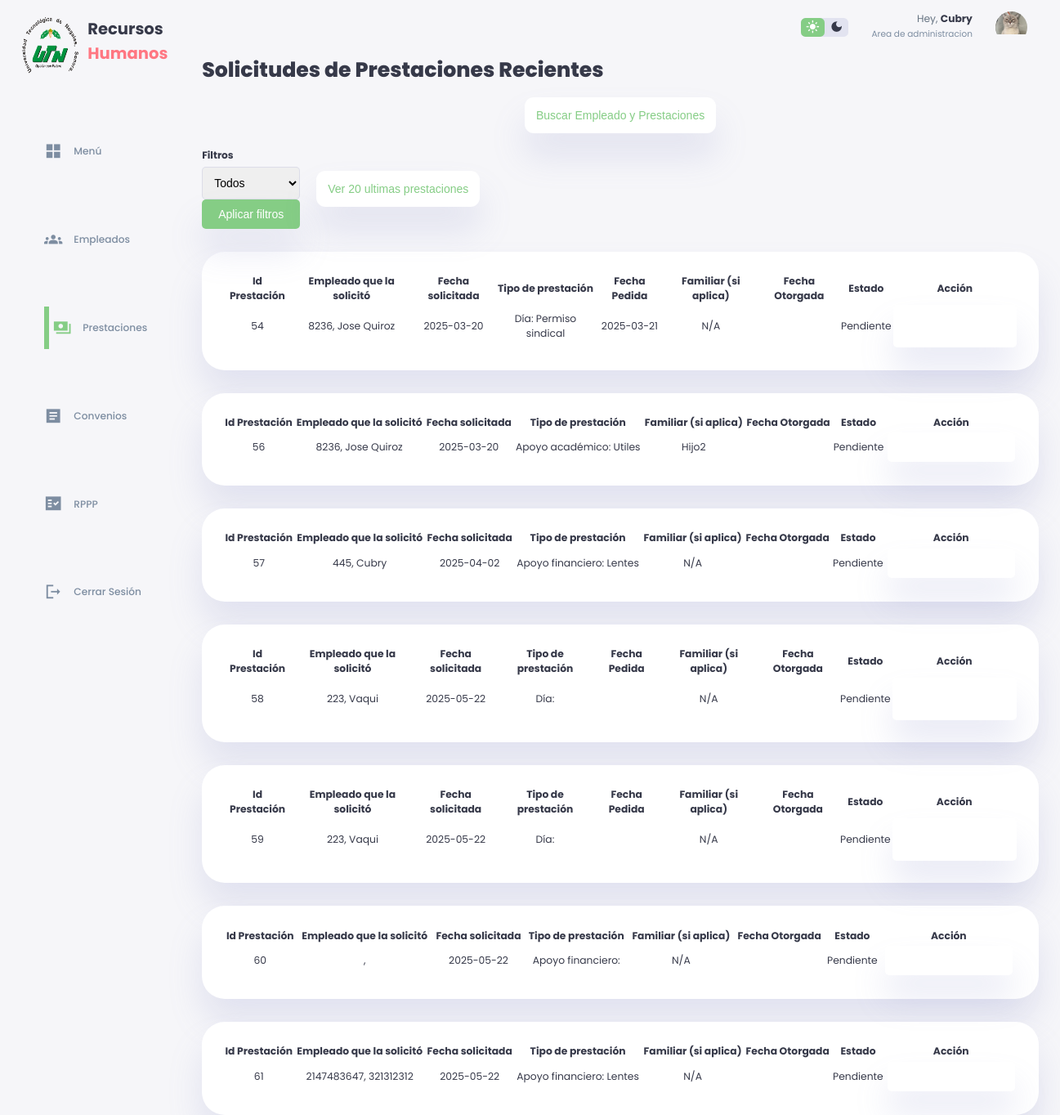
Before: /solicitudesprestaciones.php (signed in) with the older database file.
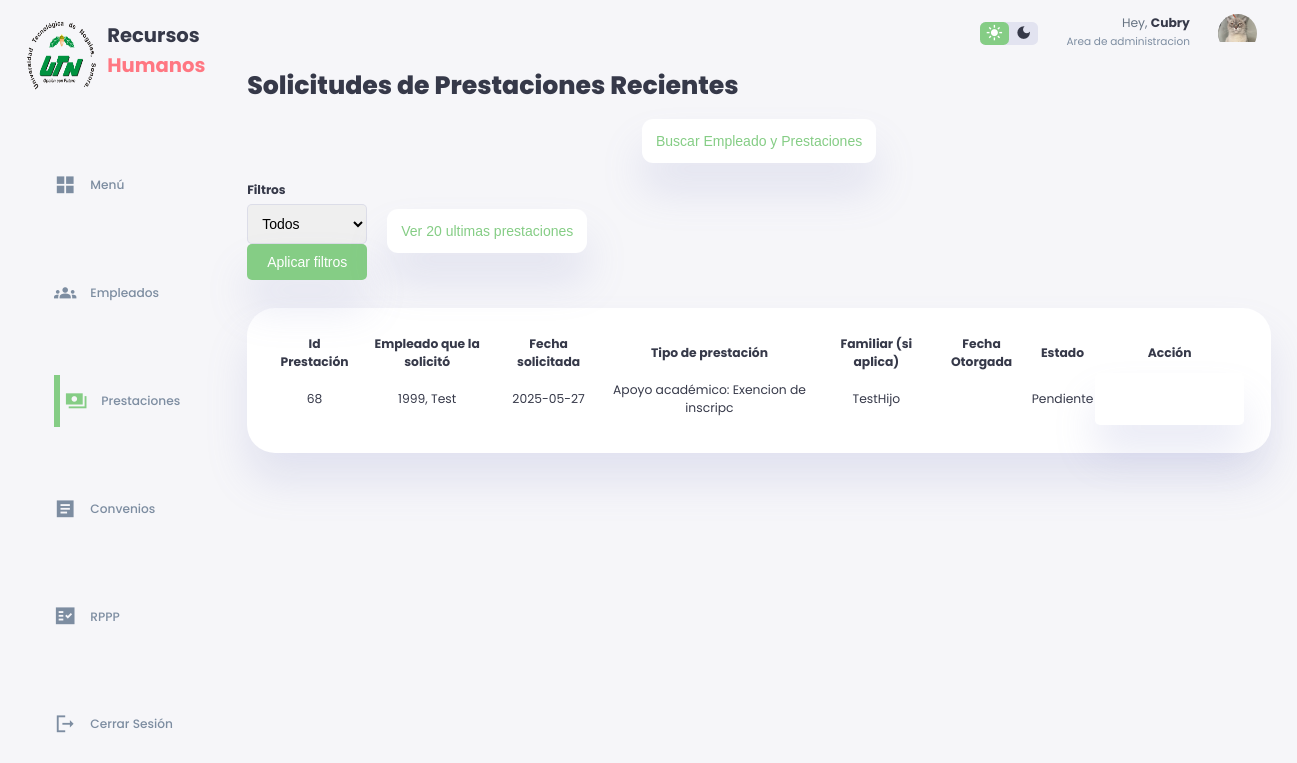
After: the same page with the newer database file.
### tables this page shows
CREATE TABLE `prestacion` (
  `Id_Prestacion` int(11) NOT NULL,
  `Fecha_Solicitada` date NOT NULL DEFAULT current_timestamp(),
  `Fecha_Otorgada` date DEFAULT NULL,
  `Tipo` varchar(40) NOT NULL,
  `Estado` varchar(15) DEFAULT NULL
);

CREATE TABLE `empleado_prestacion` (
  `Numero_Empleado` int(11) NOT NULL,
  `Id_Prestacion` int(11) NOT NULL,
  `Tipo` varchar(40) NOT NULL,
  `Fecha_Solicitada` date NOT NULL DEFAULT current_timestamp(),
  `Fecha_Otorgada` date DEFAULT NULL
);

CREATE TABLE `empleado` (
  `Numero_Empleado` int(20) NOT NULL,
  `Nombre_Empleado` varchar(30) NOT NULL,
  `Contraseña_Empleado` varchar(20) DEFAULT '',
  `Area` varchar(30) NOT NULL,
  `Edad` int(3) NOT NULL,
  `Genero` varchar(12) NOT NULL,
  `Titulo` varchar(50) NOT NULL,
  `Fecha_Ingreso` date NOT NULL DEFAULT current_timestamp(),
  `Direccion` varchar(200) NOT NULL,
  `Telefono` varchar(12) NOT NULL,
  `Discapacidad` varchar(50) NOT NULL DEFAULT 'N/A',
  `Estado` varchar(30) NOT NULL DEFAULT 'Activo',
  `Dias_Extras` int(2) NOT NULL DEFAULT 0,
  `Dias` int(2) NOT NULL DEFAULT 24
);

CREATE TABLE `prestacion_dias` (
  `Id_Prestacion` int(11) NOT NULL,
  `Numero_Empleado` int(11) NOT NULL,
  `Fecha_Solicitada` date NOT NULL,
  `Dia_extra` tinyint(1) NOT NULL,
  `Motivo` text DEFAULT NULL
);

CREATE TABLE `prestacion_apoyoacademico` (
  `Id_Prestacion` int(11) NOT NULL,
  `Numero_Empleado` int(11) NOT NULL,
  `Id_Familiar` int(11) NOT NULL,
  `Nivel_Academico` varchar(20) NOT NULL,
  `Nombre_Institucion` varchar(35) NOT NULL,
  `Tipo` varchar(20) NOT NULL
);

CREATE TABLE `familiar_empleado` (
  `Id_Familiar` int(11) NOT NULL,
  `Nombre_Familiar` varchar(50) NOT NULL,
  `Nivel_academico` varchar(25) NOT NULL,
  `Edad` int(3) NOT NULL
);

CREATE TABLE `prestacion_apoyofinanciero` (
  `Id_Prestacion` int(11) NOT NULL,
  `Numero_Empleado` int(11) NOT NULL,
  `Id_Familiar` int(11) NOT NULL DEFAULT 0,
  `Deposito` tinyint(1) NOT NULL,
  `Reembolso` tinyint(1) NOT NULL,
  `Tipo` varchar(35) NOT NULL
);

### solicitudesprestaciones.php (the view, shortened to what the changed rows need)
<?php
require_once("conn.php");
?>
<!DOCTYPE html>
<html lang="en">
<head>
    <link href="lightbox.min.css" rel="stylesheet">
    <link rel="stylesheet" href="./styleSolicitudDePrestacionesxd.css">
</head>
<body>
    <div class="container">
        <aside>
            <div class="top">
                <div class="logo">
                    <h2>Recursos<span class="danger"> Humanos</span></h2>
                </div>
            </div>
        </aside>
        <div class="contenido">
            <h1>Solicitudes de Prestaciones Recientes</h1>
            <br>
            <?php
            if ($_SERVER["REQUEST_METHOD"] == "POST" && isset($_POST['aplicarFiltros'])) {
                $filtroPrestacion = $_POST['prestacionFiltro'];
                if ($filtroPrestacion == "Academico") {
                    if (!empty($_POST['especifico'])) {
                        $especifico = $_POST['especifico'];
                        echo "<script>console.log('Especifico: $especifico');</script>";
                        $querySP = $conn->prepare("SELECT * FROM prestacion p WHERE p.Tipo = 'Academico' AND p.Fecha_Otorgada IS NULL AND EXISTS (SELECT 1 FROM prestacion_apoyoacademico pa WHERE p.Id_Prestacion = pa.Id_Prestacion AND pa.Tipo LIKE ?)");
                        $querySP->bind_param("s", $especifico);
                    }
                    else {
                        $querySP = $conn->prepare("SELECT * FROM prestacion p WHERE p.Tipo = 'Academico' AND p.Fecha_Otorgada IS NULL AND EXISTS (SELECT 1 FROM prestacion_apoyoacademico pa WHERE p.Id_Prestacion = pa.Id_Prestacion)");
                    }
                } elseif ($filtroPrestacion == "Financiera") {
                    if (!empty($_POST['especifico'])) {
                        $especifico = $_POST['especifico'];
                        $querySP = $conn->prepare("SELECT * FROM prestacion p WHERE p.Tipo = 'Financiera' AND p.Fecha_Otorgada IS NULL AND EXISTS (SELECT 1 FROM prestacion_apoyofinanciero pa WHERE p.Id_Prestacion = pa.Id_Prestacion AND pa.Tipo LIKE ?)");
                        $querySP->bind_param("s", $especifico);
                    }
                    else {
                        $querySP = $conn->prepare("SELECT * FROM prestacion p WHERE p.Tipo = 'Financiera' AND p.Fecha_Otorgada IS NULL AND EXISTS (SELECT 1 FROM prestacion_apoyofinanciero pa WHERE p.Id_Prestacion = pa.Id_Prestacion)");
                    }
                } elseif ($filtroPrestacion == "Día") {
                    if (!empty($_POST['especifico'])) {
                        $especifico = $_POST['especifico'];
                        $querySP = $conn->prepare("SELECT * FROM prestacion p WHERE p.Tipo = 'Día' AND p.Fecha_Otorgada IS NULL AND EXISTS (SELECT 1 FROM prestacion_dias pa WHERE p.Id_Prestacion = pa.Id_Prestacion AND pa.Motivo LIKE ?)");
                        $querySP->bind_param("s", $especifico);
                    }
                    else {
                        $querySP = $conn->prepare("SELECT * FROM prestacion p WHERE p.Tipo = 'Día' AND p.Fecha_Otorgada IS NULL AND EXISTS (SELECT 1 FROM prestacion_dias pa WHERE p.Id_Prestacion = pa.Id_Prestacion)");
                    }
                } elseif ($filtroPrestacion == "Plazo") {
                    if (!empty($_POST['especifico'])) {
                        $especifico = $_POST['especifico'];
                        $querySP = $conn->prepare("SELECT * FROM prestacion p INNER JOIN prestacion_plazos pa ON p.Id_Prestacion = pa.Id_Prestacion WHERE p.Tipo = 'Plazo' AND p.Fecha_Otorgada IS NULL AND pa.Tipo LIKE ?");
                        $querySP->bind_param("s", $especifico);
                    }
                    else {
                        $querySP = $conn->prepare("SELECT * FROM prestacion WHERE Tipo = 'Plazo' AND Fecha_Otorgada IS NULL");
                    }
                } else {
                    $querySP = $conn->prepare("SELECT * FROM prestacion WHERE Fecha_Otorgada IS NULL");
                }
            } else {
                $querySP = $conn->prepare("SELECT * FROM prestacion WHERE Fecha_Otorgada IS NULL");
            }
            $querySP->execute();
            $resultadoSP = $querySP->get_result();
            while ($rowSP = $resultadoSP->fetch_assoc()) {
                $fechaSolicitud = $rowSP['Fecha_Solicitada'];
                $idPrestacion = $rowSP['Id_Prestacion'];
                $queryCNE = $conn->prepare("SELECT Numero_Empleado FROM empleado_prestacion WHERE Id_Prestacion = ?");
                $queryCNE->bind_param("i", $idPrestacion);
                $queryCNE->execute();
                $resultCNE = $queryCNE->get_result();
                $rowCNE = $resultCNE->fetch_assoc();
                $numeroEmpleado = $rowCNE['Numero_Empleado'];
                $queryCNME = $conn->prepare("SELECT Nombre_Empleado FROM empleado WHERE Numero_Empleado = ?");
                $queryCNME->bind_param("i", $numeroEmpleado);
                $queryCNME->execute();
                $resultCNME = $queryCNME->get_result();
                $rowCNME = $resultCNME->fetch_assoc();
                $nombreEmpleado = $rowCNME['Nombre_Empleado'];
                if ($rowSP['Tipo'] == "Academico") {
                    $queryCPA = $conn->prepare("SELECT * FROM prestacion_apoyoacademico WHERE Id_Prestacion = ?");
                    $queryCPA->bind_param("i", $idPrestacion);
                    $queryCPA->execute();
                    $resultCPA = $queryCPA->get_result();
                    $rowCPA = $resultCPA->fetch_assoc();
                    $tipo = "Apoyo académico: ".$rowCPA['Tipo'];
                }
                if ($rowSP['Tipo'] == "Financiera") {
                    $queryCPA = $conn->prepare("SELECT * FROM prestacion_apoyofinanciero WHERE Id_Prestacion = ?");
                    $queryCPA->bind_param("i", $idPrestacion);
                    $queryCPA->execute();
                    $resultCPA = $queryCPA->get_result();
                    $rowCPA = $resultCPA->fetch_assoc();
                    $tipo = "Apoyo financiero: ".$rowCPA['Tipo'];
                }
                if ($rowSP['Tipo'] == "Día") {
                    $queryCPD = $conn->prepare("SELECT * FROM prestacion_dias WHERE Id_Prestacion = ?");
                    $queryCPD->bind_param("i", $idPrestacion);
                    $queryCPD->execute();
                    $resultCPD = $queryCPD->get_result();
                    $rowCPD = $resultCPD->fetch_assoc();
                    $tipo = "Día: ".$rowCPD['Motivo'];
                }
                $queryCFP = $conn->prepare("SELECT * FROM familiar_prestacion WHERE Id_Prestacion = ?");
                $queryCFP->bind_param("i", $idPrestacion);
                $queryCFP->execute();
                $resultCFP = $queryCFP->get_result();
                if ($resultCFP->num_rows > 0) {
                    $rowCFP = $resultCFP->fetch_assoc();
                    $idFamiliar = $rowCFP['Id_Familiar'];
                    $queryCF = $conn->prepare("SELECT Nombre_Familiar FROM familiar_empleado WHERE Id_Familiar = ?");
                    $queryCF->bind_param("i", $idFamiliar);
                    $queryCF->execute();
                    $resultCF = $queryCF->get_result();
                    $rowCF = $resultCF->fetch_assoc();
                    $nombreFamiliar = $rowCF['Nombre_Familiar'];
                } else {
                    $nombreFamiliar = "N/A";
                }
                if ($rowSP['Tipo'] == "Día") {
                    echo '
                        <main>
                        <div class="prestamos-recientes">
                        <table class="table table-bordered prestamos-recientes">
                            <thead>
                                <tr>
                                    <th>Id Prestación</th>
                                    <th>Empleado que la solicitó</th>
                                    <th>Fecha solicitada</th>
                                    <th>Tipo de prestación</th>
                                    <th>Fecha Pedida</th>
                                    <th>Familiar (si aplica)</th>
                                    <th>Fecha Otorgada</th>
                                    <th>Estado</th>
                                    <th>Acción</th>
                                </tr>
                            </thead>
                            <tbody>
                                <tr>
                                    <td>' . htmlspecialchars($idPrestacion) . '</td>
                                    <td>' . htmlspecialchars($numeroEmpleado) . ', ' . htmlspecialchars($nombreEmpleado) . '</td>
                                    <td>' . htmlspecialchars($fechaSolicitud) . '</td>
                                    <td>' . htmlspecialchars($tipo) . '</td>
                                    <td>' . htmlspecialchars($rowCPD['Fecha_Solicitada']) . '</td>
                                    <td>' . htmlspecialchars($nombreFamiliar) . '</td>
                                    <td>' . htmlspecialchars($rowSP['Fecha_Otorgada']) . '</td>
                                    <td>' . htmlspecialchars($rowSP['Estado']) . '</td>
                                    <td>
                                        <form action="otorgarPrestaciones.php" method="post">
                                            <input type="hidden" name="idPrestacion" value="' . htmlspecialchars($idPrestacion) . '">';
                                   echo'         <button type="submit" class="btn btn-primary">Otorgar prestación</button>
                                        </form>
                                    </td>
                                </tr>
                            </tbody>
                        </table>
                    </div>
                    </main>
                    ';
                }
            if ($rowSP['Tipo'] != "Día" && $rowSP['Tipo'] != "Plazo") {
                echo '
                <main>
                <div class="prestamos-recientes">
                <table class="table table-bordered">
                <thead>
                    <tr>
                    <th>Id Prestación</th>
                    <th>Empleado que la solicitó</th>
                    <th>Fecha solicitada</th>
                    <th>Tipo de prestación</th>
                    <th>Familiar (si aplica)</th>
                    <th>Fecha Otorgada</th>
                    <th>Estado</th>
                    <th>Acción</th>
                    </tr>
                </thead>
                <tbody>';
                echo "<tr>";
                echo "<td>".htmlspecialchars($idPrestacion)."</td>";
                echo "<td>".htmlspecialchars($numeroEmpleado).", ".htmlspecialchars($nombreEmpleado)."</td>";
                echo "<td>".htmlspecialchars($fechaSolicitud)."</td>";
                echo "<td>".htmlspecialchars($tipo)."</td>";
                echo "<td>".htmlspecialchars($nombreFamiliar)."</td>";
                echo "<td>".htmlspecialchars($rowSP['Fecha_Otorgada'])."</td>";
                echo "<td>".htmlspecialchars($rowSP['Estado'])."</td>";
                echo "<td>";
                echo "<form action='otorgarPrestaciones.php' method='post'>";
                echo "<button type='submit' class='btn btn-primary'>Otorgar prestación</button>";
                echo "</form>";
                echo "</td>";
                echo "</tr>
                </tbody>
                </table>
                </div>
                </main>";
            }
        }
        ?>
    </div>
</body>
</html>

Changed rows visible on the page:
removed prestacion: Id_Prestacion "54", empleado_prestacion.Numero_Empleado "8236", empleado.Nombre_Empleado "Jose Quiroz", Fecha_Solicitada "2025-03-20", prestacion_dias.Motivo "Día: Permiso sindical", prestacion_dias.Fecha_Solicitada "2025-03-21", nombreFamiliar "N/A", Estado "Pendiente"
removed prestacion: Id_Prestacion "56", empleado_prestacion.Numero_Empleado "8236", empleado.Nombre_Empleado "Jose Quiroz", Fecha_Solicitada "2025-03-20", prestacion_apoyoacademico.Tipo "Apoyo académico: Utiles", familiar_empleado.Nombre_Familiar "Hijo2", Estado "Pendiente"
removed prestacion: Id_Prestacion "57", empleado_prestacion.Numero_Empleado "445", empleado.Nombre_Empleado "Cubry", Fecha_Solicitada "2025-04-02", prestacion_apoyofinanciero.Tipo "Apoyo financiero: Lentes", familiar_empleado.Nombre_Familiar "N/A", Estado "Pendiente"
removed prestacion: Id_Prestacion "58", empleado_prestacion.Numero_Empleado "223", empleado.Nombre_Empleado "Vaqui", Fecha_Solicitada "2025-05-22", tipo "Día:", nombreFamiliar "N/A", Estado "Pendiente"
removed prestacion: Id_Prestacion "59", empleado_prestacion.Numero_Empleado "223", empleado.Nombre_Empleado "Vaqui", Fecha_Solicitada "2025-05-22", tipo "Día:", nombreFamiliar "N/A", Estado "Pendiente"
removed prestacion: Id_Prestacion "60", Fecha_Solicitada "2025-05-22", tipo "Apoyo financiero:", nombreFamiliar "N/A", Estado "Pendiente"
removed prestacion: Id_Prestacion "61", empleado_prestacion.Numero_Empleado "2147483647", empleado.Nombre_Empleado "321312312", Fecha_Solicitada "2025-05-22", prestacion_apoyofinanciero.Tipo "Apoyo financiero: Lentes", familiar_empleado.Nombre_Familiar "N/A", Estado "Pendiente"
added prestacion: Id_Prestacion "68", empleado_prestacion.Numero_Empleado "1999", empleado.Nombre_Empleado "Test", Fecha_Solicitada "2025-05-27", prestacion_apoyoacademico.Tipo "Apoyo académico: Exencion de inscripc", familiar_empleado.Nombre_Familiar "TestHijo", Estado "Pendiente"
